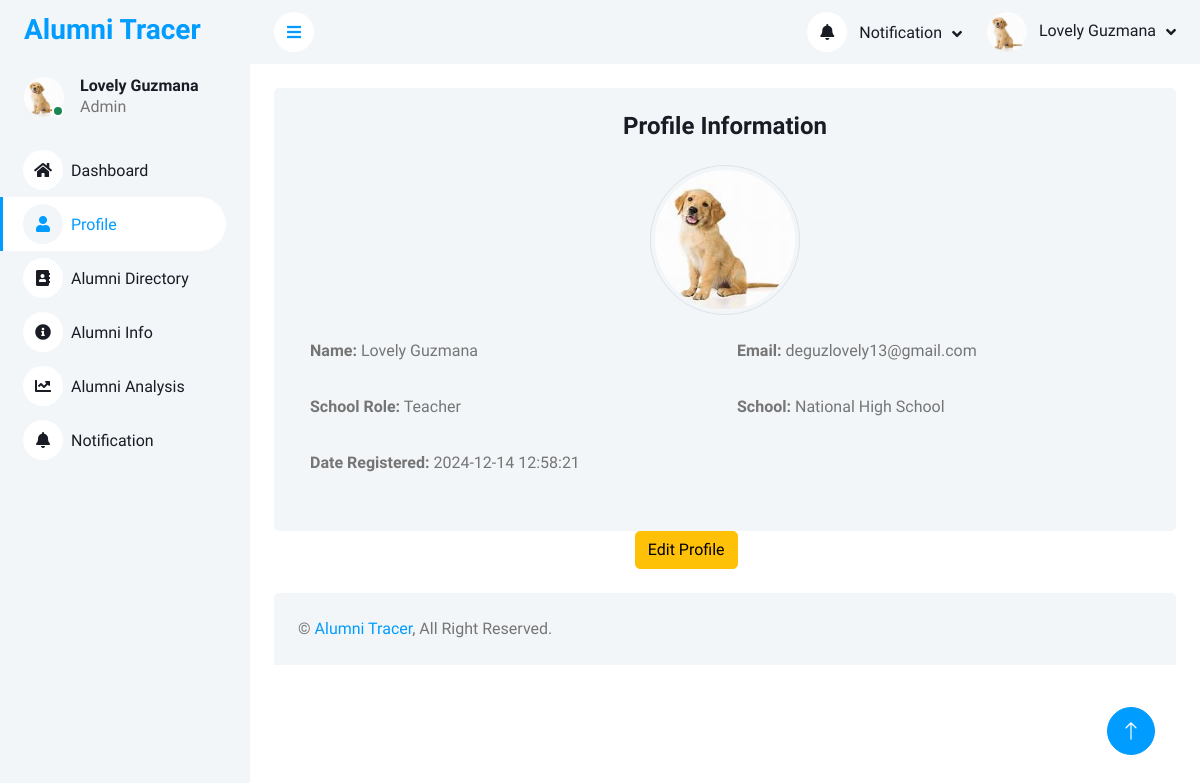
The app's page /php_files/admin_profile.php (signed in) with its own data.
### tables this page shows
CREATE TABLE `r_accounts` (
  `id` int(11) NOT NULL,
  `name` varchar(100) NOT NULL,
  `email` varchar(100) NOT NULL,
  `school_role` varchar(100) NOT NULL,
  `school` varchar(255) NOT NULL,
  `password` varchar(200) NOT NULL,
  `date_registered` datetime NOT NULL DEFAULT current_timestamp(),
  `profile_img` varchar(255) NOT NULL,
  `contact` varchar(255) NOT NULL,
  `bio` varchar(255) NOT NULL,
  `status` varchar(255) NOT NULL,
  `face_data` varchar(255) DEFAULT NULL
);

### php_files/admin_profile.php (the view, shortened to what this page needs)
<?php
include("../connection/conn.php");
function decryptData($encryptedData)
{
    $key = ENCRYPTION_KEY;
    $data = base64_decode($encryptedData);
    $ivLength = openssl_cipher_iv_length('aes-256-cbc');
    $iv = substr($data, 0, $ivLength);
    $encrypted = substr($data, $ivLength);
    return openssl_decrypt($encrypted, 'aes-256-cbc', $key, 0, $iv);
}
$id = $_SESSION['user_id'];
$sql = "SELECT * FROM r_accounts WHERE id = '$id'";
$query = mysqli_query($conn, $sql);
$call = mysqli_fetch_assoc($query);
$name = decryptData($call['name']);
$email = $call['email'];
$school_role = decryptData($call['school_role']);
$school = decryptData($call['school']);
$profile_img = $call['profile_img'] ?: 'default-profile.png';
$date_registered = $call['date_registered'];
?>
<!DOCTYPE html>
<html lang="en">
<head>
    <link href="https://cdnjs.cloudflare.com/ajax/libs/font-awesome/5.10.0/css/all.min.css" rel="stylesheet">
    <link href="https://cdn.jsdelivr.net/npm/bootstrap-icons@1.4.1/font/bootstrap-icons.css" rel="stylesheet">
    <link href="../template/lib/owlcarousel/assets/owl.carousel.min.css" rel="stylesheet">
    <link href="../template/lib/tempusdominus/css/tempusdominus-bootstrap-4.min.css" rel="stylesheet" />
    <link href="../template/css/bootstrap.min.css" rel="stylesheet">
    <link href="../template/css/style.css" rel="stylesheet">
</head>
<body>
    <div class="container-xxl position-relative bg-white d-flex p-0">
        <div class="sidebar pe-4 pb-3">
            <nav class="navbar bg-light navbar-light">
                <a href="index.html" class="navbar-brand mx-4 mb-3">
                    <h3 class="text-primary">Alumni Tracer</h3>
                </a>
                <div class="d-flex align-items-center ms-4 mb-4">
                    <div class="position-relative">
                        <img class="rounded-circle" src="<?php echo $call['profile_img'];  ?>" alt="" style="width: 40px; height: 40px;">
                        <div class="bg-success rounded-circle border border-2 border-white position-absolute end-0 bottom-0 p-1"></div>
                    </div>
                    <div class="ms-3">
                        <h6 class="mb-0"><?php echo decryptData($call["name"]) ?? 'N/A'; ?></h6>
                        <span>Admin</span>
                    </div>
                </div>
                <div class="navbar-nav w-100">
                    <a href="admin_dashboard.php" class="nav-item nav-link "><i class="fa fa-home me-2"></i>Dashboard</a>
                    <a href="admin_profile.php" class="nav-item nav-link active"><i class="fa fa-user me-2"></i>Profile</a>
                    <a href="admin_alumni_directory.php" class="nav-item nav-link"><i class="fa fa-address-book me-2"></i>Alumni Directory</a>
                    <a href="admin_alumni_information.php" class="nav-item nav-link"><i class="fa fa-info-circle me-2"></i>Alumni Info</a>
                    <a href="admin_alumni_analysis.php" class="nav-item nav-link"><i class="fa fa-chart-line me-2"></i>Alumni Analysis</a>
                    <a href="admin_notification.php" class="nav-item nav-link"><i class="fa fa-bell me-2"></i>Notification</a>
                </div>
            </nav>
        </div>
        <div class="content">
            <nav class="navbar navbar-expand bg-light navbar-light sticky-top px-4 py-0">
                <a href="#" class="sidebar-toggler flex-shrink-0">
                    <i class="fa fa-bars"></i>
                </a>
                <div class="navbar-nav align-items-center ms-auto">
                    <div class="nav-item dropdown">
                        <a href="#" class="nav-link dropdown-toggle" data-bs-toggle="dropdown">
                            <i class="fa fa-bell me-lg-2"></i>
                            <span class="d-none d-lg-inline-flex">Notification</span>
                        </a>
                    </div>
                    <div class="nav-item dropdown">
                        <a href="#" class="nav-link dropdown-toggle" data-bs-toggle="dropdown">
                            <img class="rounded-circle me-lg-2" src="<?php echo $call['profile_img'];  ?>" alt="" style="width: 40px; height: 40px;">
                            <span class="d-none d-lg-inline-flex"><?php echo decryptData($call["name"]) ?? 'N/A'; ?></span>
                        </a>
                    </div>
                </div>
            </nav>
            <div class="container-fluid pt-4 px-4">
                <div class="bg-light rounded p-4">
                    <h4 class="mb-4 text-center">Profile Information</h4>
                    <div class="d-flex flex-column align-items-center">
                        <img class="img-thumbnail rounded-circle mb-4" src="<?php echo $profile_img; ?>" alt="Profile Image" style="width: 150px; height: 150px;">
                        <div class="row w-100">
                            <div class="col-md-6 mb-3">
                                <p><strong>Name:</strong> <?php echo $name; ?></p>
                            </div>
                            <div class="col-md-6 mb-3">
                                <p><strong>Email:</strong> <?php echo $email; ?></p>
                            </div>
                            <div class="col-md-6 mb-3">
                                <p><strong>School Role:</strong> <?php echo $school_role; ?></p>
                            </div>
                            <div class="col-md-6 mb-3">
                                <p><strong>School:</strong> <?php echo $school; ?></p>
                            </div>
                            <div class="col-md-6 mb-3">
                                <p><strong>Date Registered:</strong> <?php echo $date_registered; ?></p>
                            </div>
                        </div>
                    </div>
                </div>
                <button type="button" class="btn btn-warning" style="margin-left: 40%;" data-bs-toggle="modal" data-bs-target="#editProfileModal">
                    Edit Profile
                </button>
            </div>
            <div class="container-fluid pt-4 px-4">
                <div class="bg-light rounded-top p-4">
                    <div class="row">
                        <div class="col-12 col-sm-6 text-center text-sm-start">
                            &copy; <a href="#">Alumni Tracer</a>, All Right Reserved.
                        </div>
                    </div>
                </div>
            </div>
        </div>
        <a href="#" class="btn btn-lg btn-primary btn-lg-square back-to-top"><i class="bi bi-arrow-up"></i></a>
    </div>
</body>
</html>

### template/css/style.css (style rules this page uses)
:root { --primary: #009CFF; --light: #F3F6F9; --dark: #191C24; }
.back-to-top { position: fixed; display: none; right: 45px; bottom: 45px; z-index: 99; }
.btn { transition: .5s; }
.btn.btn-primary { color: #FFFFFF; }
.btn-lg-square { width: 48px; height: 48px; }
.btn-square, .btn-sm-square, .btn-lg-square { padding: 0; display: inline-flex; align-items: center; justify-content: center; font-weight: normal; border-radius: 50px; }
.sidebar { position: fixed; top: 0; left: 0; bottom: 0; width: 250px; height: 100vh; overflow-y: auto; background: var(--light); transition: 0.5s; z-index: 999; }
.content { margin-left: 250px; min-height: 100vh; background: #FFFFFF; transition: 0.5s; }
@media (min-width: 992px) { .sidebar { margin-left: 0; } }
@media (min-width: 992px) { .content { width: calc(100% - 250px); } }
.sidebar .navbar .navbar-nav .nav-link { padding: 7px 20px; color: var(--dark); font-weight: 500; border-left: 3px solid var(--light); border-radius: 0 30px 30px 0; outline: none; }
.sidebar .navbar .navbar-nav .nav-link:hover, .sidebar .navbar .navbar-nav .nav-link.active { color: var(--primary); background: #FFFFFF; border-color: var(--primary); }
.sidebar .navbar .navbar-nav .nav-link i { width: 40px; height: 40px; display: inline-flex; align-items: center; justify-content: center; background: #FFFFFF; border-radius: 40px; }
.sidebar .navbar .navbar-nav .nav-link:hover i, .sidebar .navbar .navbar-nav .nav-link.active i { background: var(--light); }
.content .navbar .navbar-nav .nav-link { margin-left: 25px; padding: 12px 0; color: var(--dark); outline: none; }
.content .navbar .sidebar-toggler, .content .navbar .navbar-nav .nav-link i { width: 40px; height: 40px; display: inline-flex; align-items: center; justify-content: center; background: #FFFFFF; border-radius: 40px; }
.content .navbar .dropdown-toggle::after { margin-left: 6px; vertical-align: middle; border: none; content: "\f107"; font-family: "Font Awesome 5 Free"; font-weight: 900; transition: .5s; }

### records on screen
r_accounts: profile_img (picture), name "Lovely Guzmana", email "deguzlovely13@gmail.com", school_role "Teacher", school "National High School", date_registered "2024-12-14 12:58:21"
